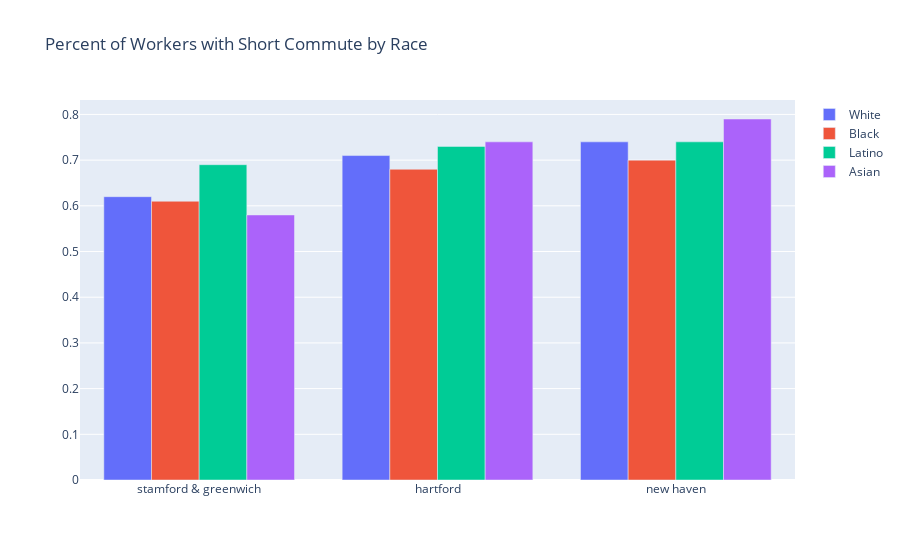

Notebook source saved alongside this figure:
### Code cell
fig = go.Figure()
fig.add_trace(go.Bar(x=commute.towns, y=commute.white,
             name='White'))
fig.add_trace(go.Bar(x=commute.towns, y=commute.black,
             name='Black'))
fig.add_trace(go.Bar(x=commute.towns, y=commute.latino,
             name='Latino'))
fig.add_trace(go.Bar(x=commute.towns, y=commute.asian,
             name='Asian'))

fig.update_layout(title='Percent of Workers with Short Commute by Race', showlegend=True)
fig.show()

### Figure 1 — Plotly figure (JSON) as saved in the notebook; plotly's stock layout.template omitted (floating-point values rounded to 4 significant figures)
{"data": [{"name": "White", "type": "bar", "x": ["stamford & greenwich", "hartford", "new haven"], "y": [0.62, 0.71, 0.74]}, {"name": "Black", "type": "bar", "x": ["stamford & greenwich", "hartford", "new haven"], "y": [0.61, 0.68, 0.7]}, {"name": "Latino", "type": "bar", "x": ["stamford & greenwich", "hartford", "new haven"], "y": [0.69, 0.73, 0.74]}, {"name": "Asian", "type": "bar", "x": ["stamford & greenwich", "hartford", "new haven"], "y": [0.58, 0.74, 0.79]}], "layout": {"showlegend": true, "title": {"text": "Percent of Workers with Short Commute by Race"}}}
